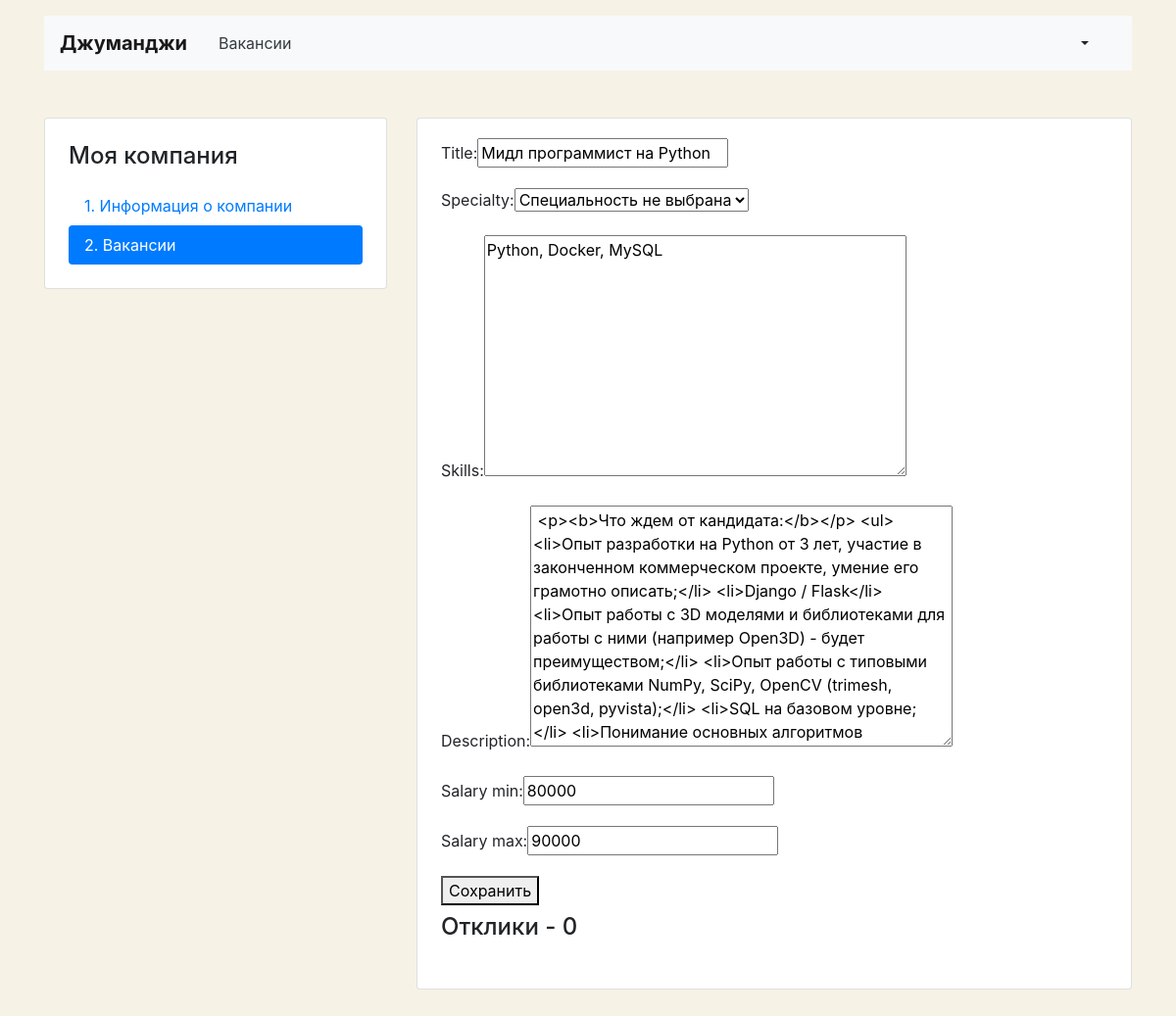
Before: /mycompany/vacancies/4/ with the older database file.
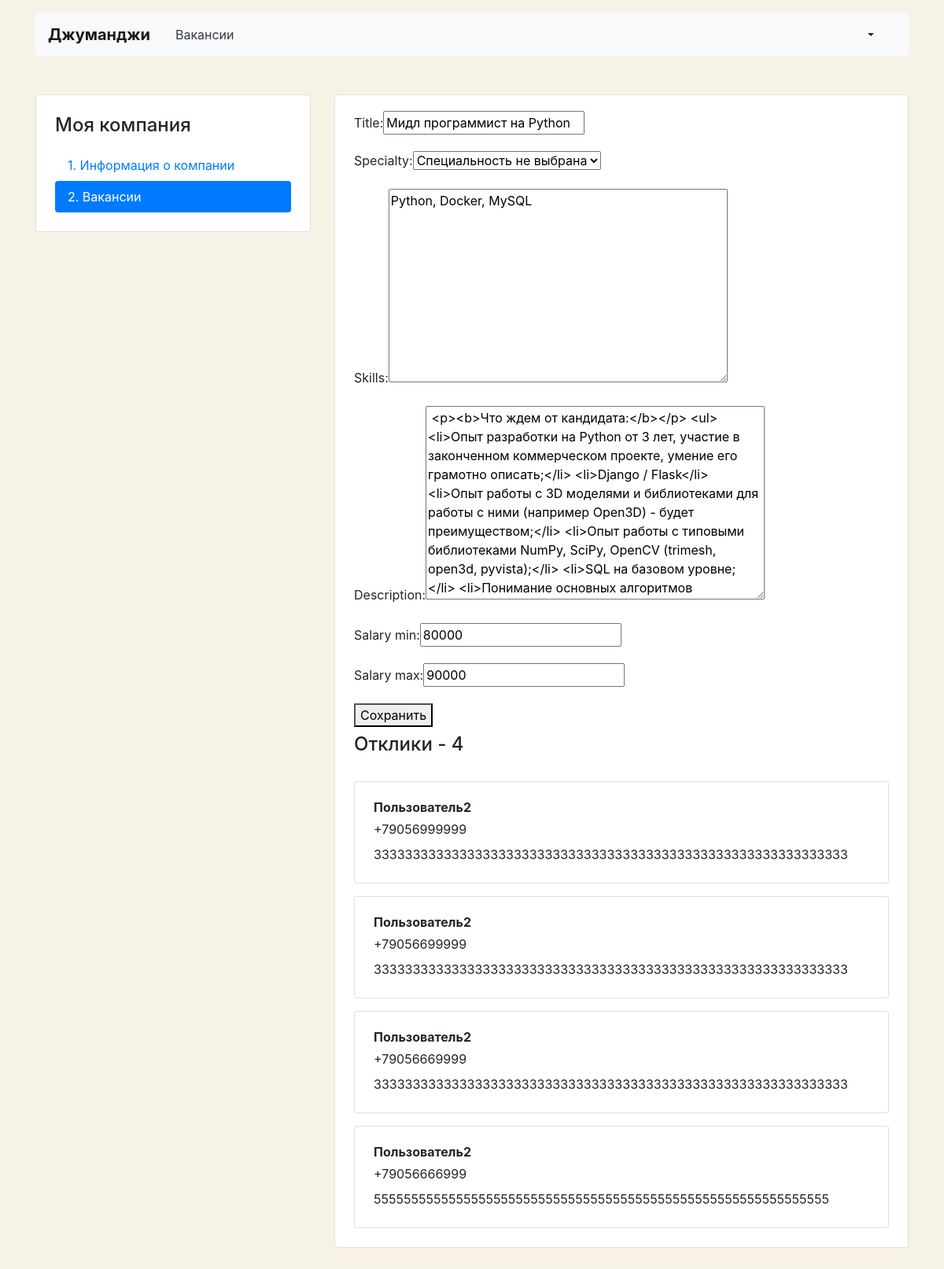
After: the same page with the newer database file.
### vacancy_app/models.py (models this page shows)
class Vacancy(models.Model):
    title = models.CharField(max_length=80)
    specialty = ForeignKey(Specialty, on_delete=models.CASCADE, related_name="vacancies")
    company = ForeignKey(Company, on_delete=models.CASCADE, related_name="vacancies")
    skills = models.TextField()
    description = models.TextField()
    salary_min = models.PositiveIntegerField()
    salary_max = models.PositiveIntegerField()
    published_at = models.DateField()

class Application(models.Model):
    written_username = models.CharField(max_length=100)
    written_phone = PhoneNumberField(null=False, blank=False)
    written_cover_letter = models.TextField()
    vacancy = ForeignKey(Vacancy, on_delete=models.CASCADE, related_name="applications")
    user = ForeignKey(User, on_delete=models.CASCADE, related_name="applications")

### vacancy_app/views.py (the view)
# urls.py: path('mycompany/vacancies/<int:vacancy_id>/', mycompany_vacancy_view, name='mycompany_vacancy'),
def mycompany_vacancy_view(request, vacancy_id):
    context = {}
    try:
        vacancy = Vacancy.objects.get(id=vacancy_id)
        context['vacancy'] = vacancy
        context['applications'] = Application.objects.filter(vacancy=vacancy)
        if request.method == "POST":
            form = VacancyForm(request.POST, instance=vacancy)
            if form.is_valid():
                vacancy = form.save(commit=False)
                vacancy.company = request.user.company
                vacancy.save()
                return redirect('mycompany_vacancies')
        else:
            form = VacancyForm(instance=vacancy)
        context['form'] = form
        return render(request, "vacancy_app/vacancy-edit.html", context=context)
    except ObjectDoesNotExist:
        return HttpResponseNotFound('Ресурс не найден!')

### vacancy_app/forms.py
class VacancyForm(forms.ModelForm):
    def __init__(self, *args, **kwargs):
        super().__init__(*args, **kwargs)
        self.fields['specialty'].empty_label = "Специальность не выбрана"
        self.fields['specialty'].to_field_name = "code"
    class Meta:
        model = Vacancy
        fields = ['title', 'specialty', 'skills', 'description', 'salary_min', 'salary_max']

### vacancy_app/templates/vacancy_app/vacancy-edit.html (shortened to what this page needs)
{% extends 'base_company.html' %}
{% block container %}
  <main class="container mt-3 pb-5">
    <div class="row mt-5">
      <div class="col-12 col-lg-4">
        <aside class="pt-3 pb-4 px-4 mb-5 card">
          <h1 class="h4 pt-2 pb-2">Моя компания</h1>
          <div class="nav flex-column nav-pills">
            <a class="nav-link" href="{% url 'mycompany_create' %}">1. Информация о&nbsp;компании</a>
            <a class="nav-link active" href="{% url 'mycompany_vacancies' %}">2. Вакансии</a>
          </div>
        </aside>
      </div>
      <div class="col-12 col-lg-8">
        <div class="card">
          <div class="card-body px-4 pb-4 tab-content">
            <section>
              <form action="" method="post" enctype="multipart/form-data">
                {% for f in form %}
                <p><label class="form-label" for="{{ f.id_for_label }}">{{f.label}}: </label>{{ f }}</p>
                {% endfor %}
                <button type="submit">Сохранить</button>
              </form>
              <h2 class="h4 pt-2 pb-3">Отклики - {{ applications.count}}</h2>
              {% for application in applications %}
              <div class="card mt-3">
                <div class="card-body px-4">
                  <p class="mb-1 font-weight-bold">{{ application.written_username }}</p>
                  <p class="mb-2">{{ application.written_phone}}</p>
                  <p class="mb-1">{{ application.written_cover_letter }}</p>
                </div>
              </div>
              {% endfor %}
            </section>
          </div>
        </div>
      </div>
    </div>
  </main>
{% endblock %}

Changed rows visible on the page:
added Application: written_username "Пользователь2", written_phone "+79056999999", written_cover_letter "3333333333333333333333333333333333333333333333333333333333333"
added Application: written_username "Пользователь2", written_phone "+79056699999", written_cover_letter "3333333333333333333333333333333333333333333333333333333333333"
added Application: written_username "Пользователь2", written_phone "+79056669999", written_cover_letter "3333333333333333333333333333333333333333333333333333333333333"
added Application: written_username "Пользователь2", written_phone "+79056666999", written_cover_letter "5555555555555555555555555555555555555555555555555555555555555"
Other visible differences:
{{ applications.count }}: "0" → "4"
